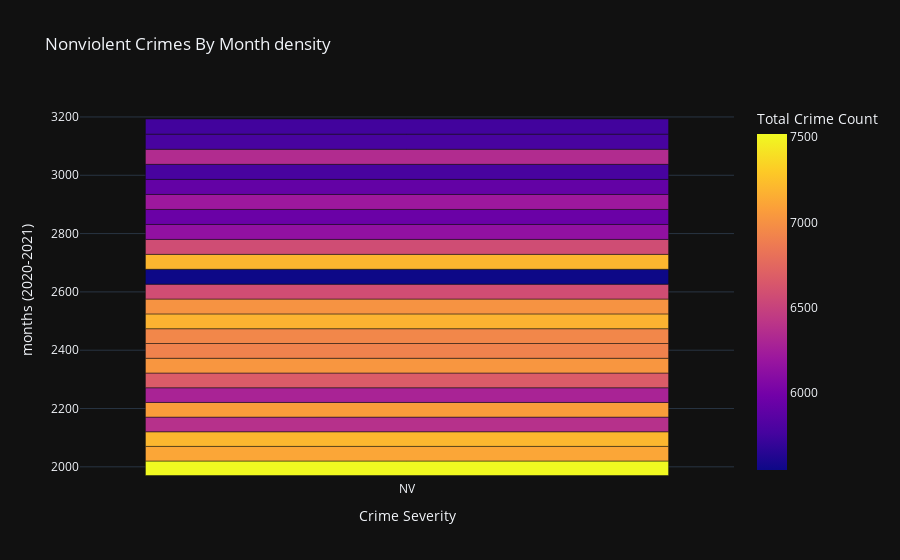

The notebook cell saved with this chart:
### Code cell
fig5 = px.bar(crime_by_date.loc[crime_by_date['crime_severity']=='NV'],x='crime_severity', y='months_year', color='crime_count', title='Nonviolent Crimes By Month density',labels={
                     "months_year": "months (2020-2021)",
                     "crime_count": "Total Crime Count",
                     "crime_severity":"Crime Severity"}, template="plotly_dark")
fig5

### Figure 1 — Plotly figure (JSON) as saved in the notebook; plotly's stock layout.template omitted (floating-point values rounded to 4 significant figures)
{"data": [{"alignmentgroup": "True", "hovertemplate": "Crime Severity=%{x}<br>months (2020-2021)=%{y}<br>Total Crime Count=%{marker.color}<extra></extra>", "legendgroup": "", "marker": {"color": [7519, 7117, 7203, 6379, 7069, 6289, 6674, 7031, 6913, 6942, 7181, 7009, 6576, 5547, 7197, 6573, 6145, 5946, 6212, 5910, 5778, 6345, 5775, 5749], "coloraxis": "coloraxis", "pattern": {"shape": ""}}, "name": "", "offsetgroup": "", "orientation": "v", "showlegend": false, "textposition": "auto", "type": "bar", "x": ["NV", "NV", "NV", "NV", "NV", "NV", "NV", "NV", "NV", "NV", "NV", "NV", "NV", "NV", "NV", "NV", "NV", "NV", "NV", "NV", "NV", "NV", "NV", "NV"], "xaxis": "x", "y": ["2020-01-01T00:00:00", "2020-02-01T00:00:00", "2020-03-01T00:00:00", "2020-04-01T00:00:00", "2020-05-01T00:00:00", "2020-06-01T00:00:00", "2020-07-01T00:00:00", "2020-08-01T00:00:00", "2020-09-01T00:00:00", "2020-10-01T00:00:00", "2020-11-01T00:00:00", "2020-12-01T00:00:00", "2021-01-01T00:00:00", "2021-02-01T00:00:00", "2021-03-01T00:00:00", "2021-04-01T00:00:00", "2021-05-01T00:00:00", "2021-06-01T00:00:00", "2021-07-01T00:00:00", "2021-08-01T00:00:00", "2021-09-01T00:00:00", "2021-10-01T00:00:00", "2021-11-01T00:00:00", "2021-12-01T00:00:00"], "yaxis": "y"}], "layout": {"barmode": "relative", "coloraxis": {"colorbar": {"title": {"text": "Total Crime Count"}}, "colorscale": [[0, "#0d0887"], [0.1111, "#46039f"], [0.2222, "#7201a8"], [0.3333, "#9c179e"], [0.4444, "#bd3786"], [0.5556, "#d8576b"], [0.6667, "#ed7953"], [0.7778, "#fb9f3a"], [0.8889, "#fdca26"], [1, "#f0f921"]]}, "legend": {"tracegroupgap": 0}, "title": {"text": "Nonviolent Crimes By Month density"}, "xaxis": {"anchor": "y", "domain": [0, 1], "title": {"text": "Crime Severity"}}, "yaxis": {"anchor": "x", "domain": [0, 1], "title": {"text": "months (2020-2021)"}}}}
